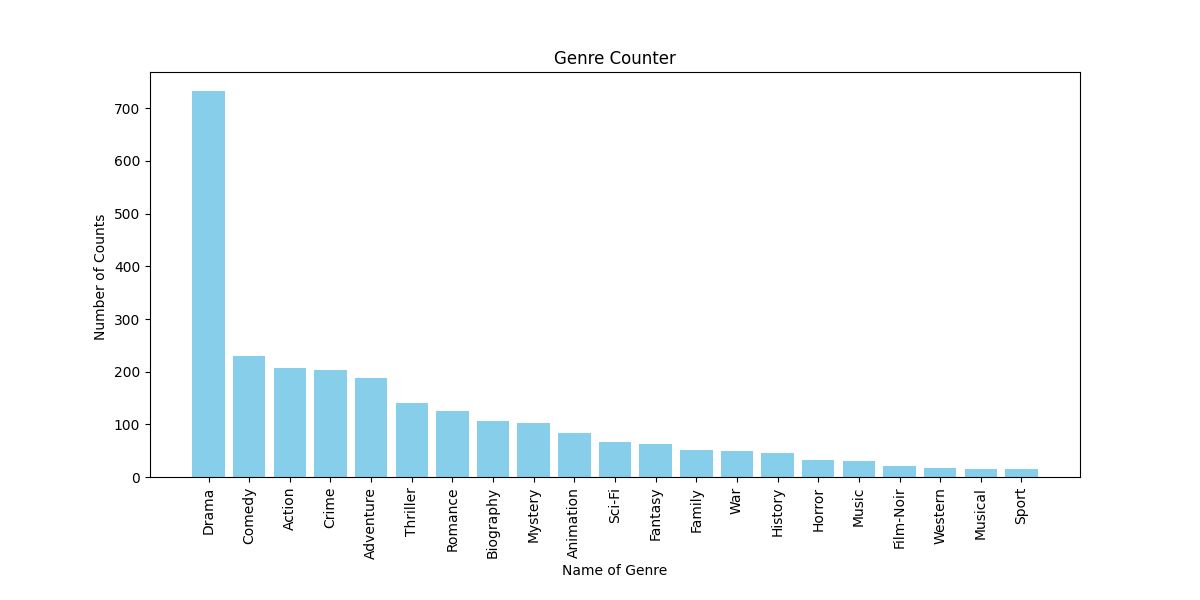

Source code (Python):
import pandas as pd
import matplotlib.pyplot as plt

df = pd.read_csv("imdb_raw.csv")
#print(df.head())
Top_movies = df.sort_values("rating", ascending= False)
#print(Top_movies[["title", "rating", "genre"]])

df["genre"] = df["genre"].str.split(", ")  # Virgüle göre ayırır
df_exploded = df.explode("genre")  # Her türü ayrı satır yapar

genre_counts = df_exploded["genre"].value_counts()
print(genre_counts)

plt.figure(figsize=(12,6))
plt.bar(genre_counts.index, genre_counts.values, color = "skyblue")
plt.xticks(rotation = 90)
plt.xlabel("Name of Genre")
plt.ylabel("Number of Counts ")
plt.title("Genre Counter")
plt.show()
plt.clf()
